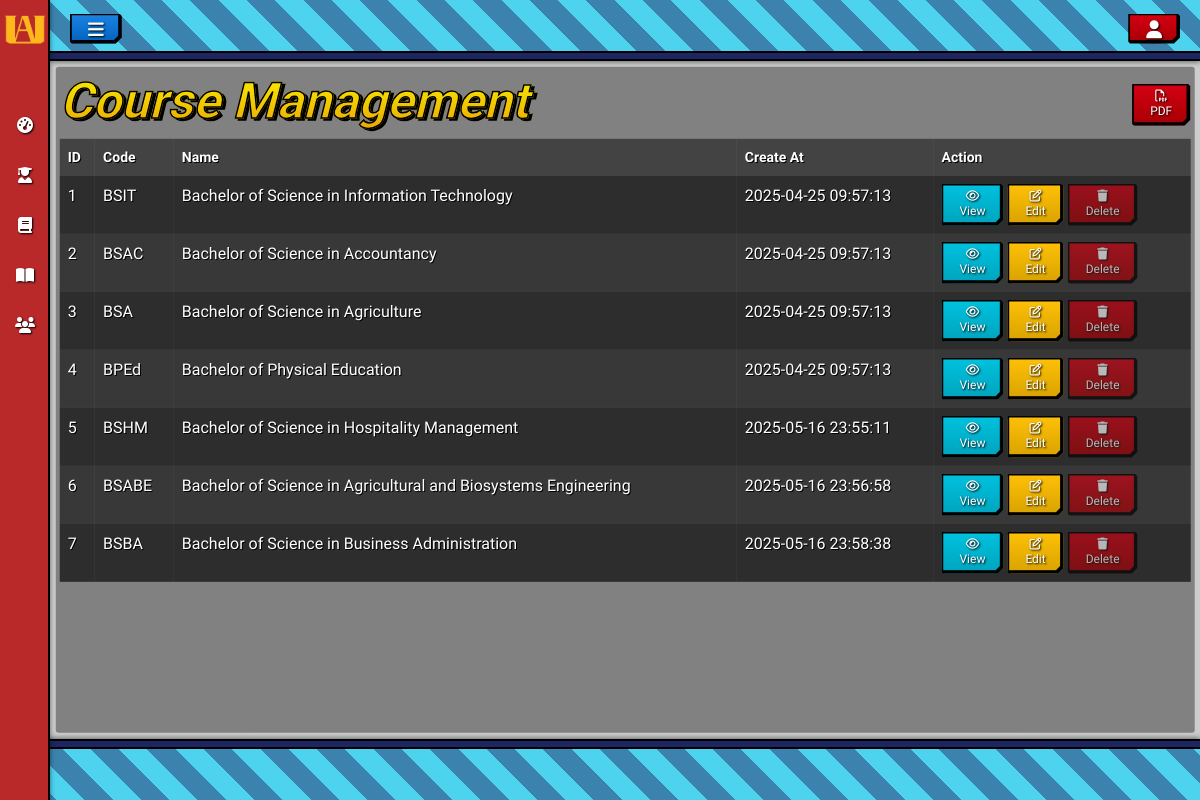
Screenshot of /app/views/course_management/index.php (signed in) with the database file from the repository.
### tables this page shows
CREATE TABLE `courses` (
  `id` int NOT NULL,
  `code` varchar(20) NOT NULL,
  `name` varchar(100) NOT NULL,
  `created_at` timestamp NOT NULL DEFAULT CURRENT_TIMESTAMP,
  `updated_at` timestamp NULL DEFAULT NULL ON UPDATE CURRENT_TIMESTAMP
);

### app/models/Model.php (called while the page is built, shortened)
<?php
class Model{
    protected static $conn;
    protected static $table;
    public static function setConnection($conn){
        self::$conn = $conn;
    }
    protected static function all(){
        try{
            $sql = "SELECT * from " . static::$table;
            $stmt = self::$conn->query($sql);
            $rows =  $stmt->fetchAll();
            return count($rows) > 0 ? $rows : null;
        }
        catch(PDOException $e){
            die("Query failed: " . $e->getMessage());
        }
    }
    protected static function find($id){
        try{
            $sql = "SELECT * from " . static::$table . " WHERE id = :id";
            $stmt = self::$conn->prepare($sql);
            $stmt->bindParam(':id', $id);
            $stmt->execute();
            $row =  $stmt->fetch();
            if(empty($row)){
                return null;
            }
            else{
                return count($row) > 0 ? $row : null;
            }
        }
        catch(PDOException $e){
            die("Query failed: " . $e->getMessage());
        }
    }
}

### app/models/Course.php (called while the page is built, shortened)
<?php
require_once 'Model.php';
class Course extends Model{
    public static function all(){
        $results = parent::all();
        return $results
            ? array_map(fn($course) => new self($course), $results)
            : null;
    }
    public static function find($id){
        $result = parent::find($id);
        return $result
            ? new self($result)
            : null;
    }
}

### app/models/Subject.php (called while the page is built, shortened)
<?php
require_once 'Model.php';
require_once 'Course.php';
class Subject extends Model{
    public $course_id;
    public static function all(){
        $results = parent::all();
        return $results
            ? array_map(fn($subject) => new self($subject), $results)
            : null;
    }
    public function course(){
        $results = Course::find($this->course_id);
        return $results ?? null;
    }
}

### app/views/course_management/index.php (the view, shortened to what this page needs)
<?php
    require_once '../../models/Subject.php';
    include '../layout/header.php';
    require '../../../permission.php';
    require_once '../../models/Course.php';
    $courses = Course::all();
    $subjects = Subject::all();
?>
<div class="full-screen-bg">
    <div class="container-fluid index">
        <div class="bg index-bg">
            <div class="main-title d-flex align-items-center">
                    <h1 class = "index-title text" data-text = "Course Management">Course Management</h1>
                    <button class="btn btn-danger ms-auto" id="generate_report"><i class="fa-regular fa-file-pdf"></i> PDF</button>
            </div>
            <table class="table table-striped" id="usersTable">
                <thead>
                    <tr class="table-dark">
                        <th>ID</th>
                        <th>Code</th>
                        <th>Name</th>
                        <th>Create At</th>
                        <th class = "d-flex" style = "white-space: nowrap;">Action</th>
                    </tr>
                </thead>
                <tbody>
                    <?php
                    if($courses == null) {
                    }
                    else {
                        foreach($courses as $course):
                            $isEnrolled = false;
                            if($subjects == null) {
                                $isEnrolled = false;
                            }
                            else {
                                foreach ($subjects as $subject) {
                                    if ($subject->course()->id == $course->id) {
                                        $isEnrolled = true;
                                        break;
                                    }
                                }
                            }
                    ?>
                        <tr>
                            <td><?=$course->id ?></td>
                            <td><?=$course->code ?></td>
                            <td><?=$course->name?></td>
                            <td><?=$course->created_at ?></td>
                            <td style = "white-space: nowrap;">
                                <a href="show.php?id=<?=$course->id?>" class="btn btn-info"><i class="fa-regular fa-eye"></i> View</a>
                                <a href="edit.php?id=<?=$course->id?>" class="btn btn-warning"><i class="fa-regular fa-edit"></i> Edit</a>
                                <?php if (!$isEnrolled): ?>
                                    <a href="destroy.php?id=<?= $course->id ?>" class="btn btn-danger delete"><i class="fas fa-trash"></i> Delete</a>
                                <?php else: ?>
                                    <button class="btn btn-danger del" disabled><i class="fas fa-trash"></i> Delete</button>
                                <?php endif; ?>
                            </td>
                        </tr>
                    <?php endforeach;
                    } ?>
                </tbody>
            </table>
        </div>
    </div>
</div>
<?php include '../layout/footer.php';?>

### assets/css/style.css (style rules this page uses)
.btn { font-size: 12px; font-family: 'Quantico', sans-serif; }
.full-screen-bg { position: relative; }
.bg.index-bg { animation: fade-in 1.0s ease-in-out; background-color: #0000005d !important; padding: 4px; width: 99%; max-width: inherit; height: 100%; max-height: 98%; z-index: 0; border-radius: 3px; position: absolute; left: 50%; top: 50%; transform: translate(-50%, -50%); overflow: hidden; }
table.table thead th, table.table tbody td, table.table tfoot td { color: white; font-family: 'Quantico', sans-serif; text-shadow: 1px 1px 0 black; border: none; }
table.table thead th { font-size: 14px; }
html, body { overflow-y: hidden; }
body { background-image: linear-gradient(rgba(0, 0, 0, 0.2), rgba(0, 0, 0, 0.2)), url('../picture/ua_background.png') !important; background-size: cover; background-repeat: no-repeat; background-attachment: fixed; background-position: center; }
h1.index-title.text { position: relative; font-family: 'Bungee', sans-serif; font-style: italic; background: linear-gradient(to bottom, #fbf200, #e9a604); -webkit-background-clip: text; background-clip: text; -webkit-text-fill-color: transparent; font-weight: 800; -webkit-text-stroke: 1.5px rgb(0, 0, 0); font-size: 50px; padding-right: 10px; }
h1.index-title.text::before { content: attr(data-text); position: absolute; inset: 0; color: black; z-index: -1; top: 2px; left: 3px; -webkit-text-fill-color: black; }
#subjectsTable thead th, #subjectsTable tbody td, #usersTable thead th, #usersTable tbody td { background-color:rgba(0, 0, 0, 0.484); color: white; text-shadow: 1px 1px 0 black; }
#listsTable tbody tr:nth-of-type(odd), #subjectsTable tbody tr:nth-of-type(odd), #usersTable tbody tr:nth-of-type(odd) { background-color:rgba(0, 0, 0, 0.295); }
#listsTable tbody tr:nth-of-type(even), #subjectsTable tbody tr:nth-of-type(even), #usersTable tbody tr:nth-of-type(even) { background-color:rgba(0, 0, 0, 0.164); }
.btn { --border-color: black; --border-width: 0.30em; --edge-size: 0.5em; text-shadow: 1px 1px 2px black; cursor: pointer; background: var(--background-color); padding: 0.5em 1.5em; border: 0; position: relative; isolation: isolate; display: inline-grid; place-content: center; clip-path: polygon( 0 0%, calc(100% - 0.2em) 0%, 100% 0.2em, 100% calc(100% - var(--edge-size)), calc(100% - var(--edge-size)) 100%, 0.15em 100%, 0% calc(100% - 0.15em), 0% 0 ); transition: color 250ms; }
.btn-danger, button.swal2-cancel { --background-color: linear-gradient(to bottom, #d60013, #a50003); }
.btn-info { --background-color: linear-gradient(to bottom, #00c2df, #00a3bc); color: white; }
.btn-warning { --background-color: linear-gradient(to bottom, #ffc107, #d7a100); color: white; }
.btn::before { content: ""; position: absolute; inset: 0; background: var(--border-color); z-index: -2; }
.btn::after { content: ""; position: absolute; inset: 0; background: var(--background-color); z-index: -1; clip-path: polygon( 0.15em calc(0.15em), calc(0.15em) 0.15em, calc(100% - var(--border-width)) 0.15em, calc(100% - var(--border-width)) calc(100% - calc(var(--edge-size) + var(--border-width) * 0.5)), calc(100% - calc(var(--edge-size) + var(--border-width) * 0.5)) calc(100% - var(--border-width)), calc(0.15em) calc(100% - var(--border-width)) ); transition: clip-path 500ms; }
.btn.btn-info i, #filter_all i, #cancel_filter i { transition: transform 0.1s ease-in-out; }
.btn.create i, .btn.btn-danger.delete i, #generate_report i, #filter_data i, .btn.btn-warning.filter i, .btn.ms-auto.profile i { transition: transform 0.1s ease-in-out; }
.main-title { position: relative; }

### rows the page displays
courses: id "1", code "BSIT", name "Bachelor of Science in Information Technology", created_at "2025-04-25 09:57:13"
courses: id "2", code "BSAC", name "Bachelor of Science in Accountancy", created_at "2025-04-25 09:57:13"
courses: id "3", code "BSA", name "Bachelor of Science in Agriculture", created_at "2025-04-25 09:57:13"
courses: id "4", code "BPEd", name "Bachelor of Physical Education", created_at "2025-04-25 09:57:13"
courses: id "5", code "BSHM", name "Bachelor of Science in Hospitality Management", created_at "2025-05-16 23:55:11"
courses: id "6", code "BSABE", name "Bachelor of Science in Agricultural and Biosystems Engineering", created_at "2025-05-16 23:56:58"
courses: id "7", code "BSBA", name "Bachelor of Science in Business Administration", created_at "2025-05-16 23:58:38"
